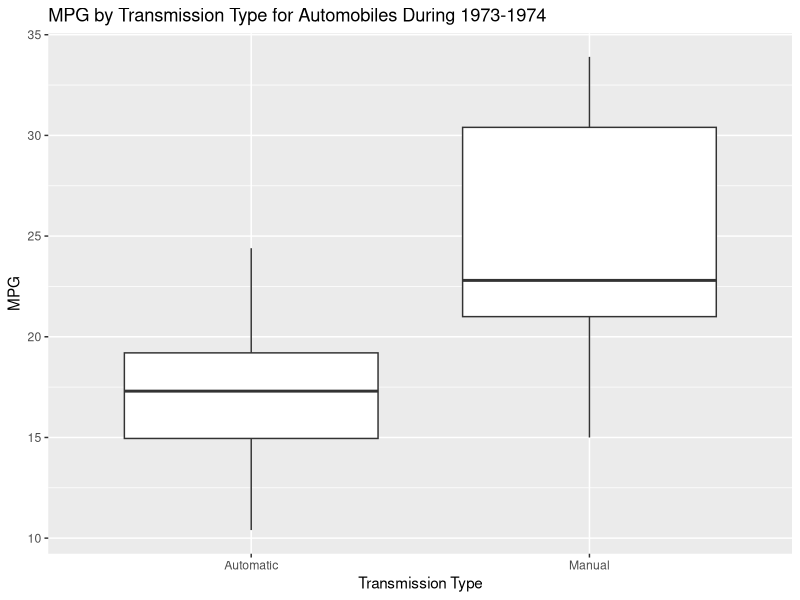
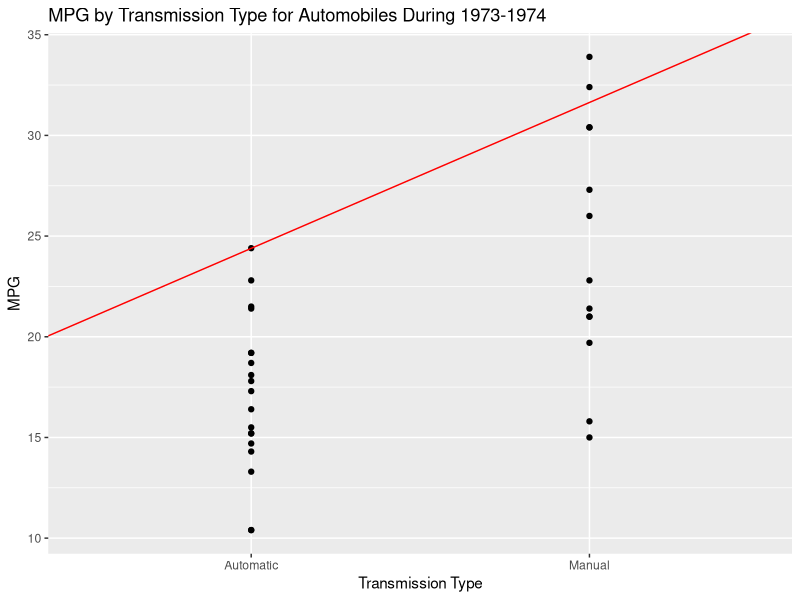
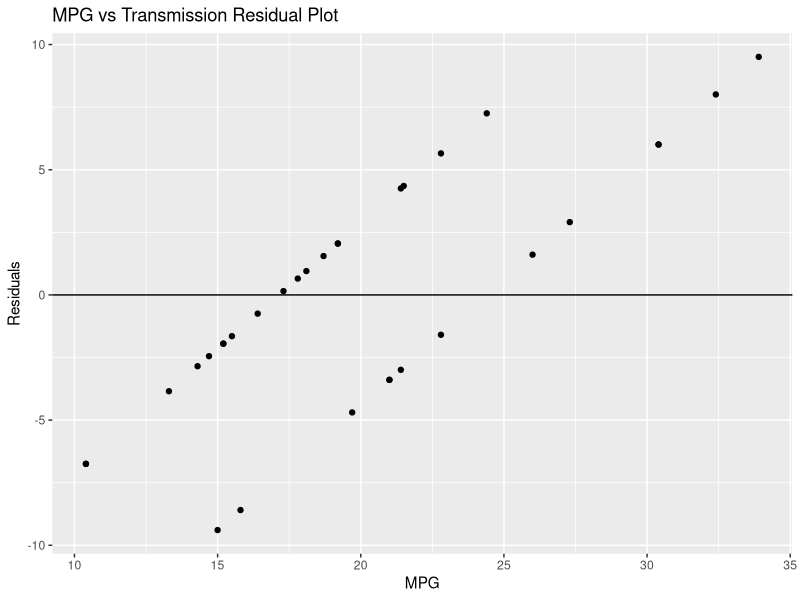
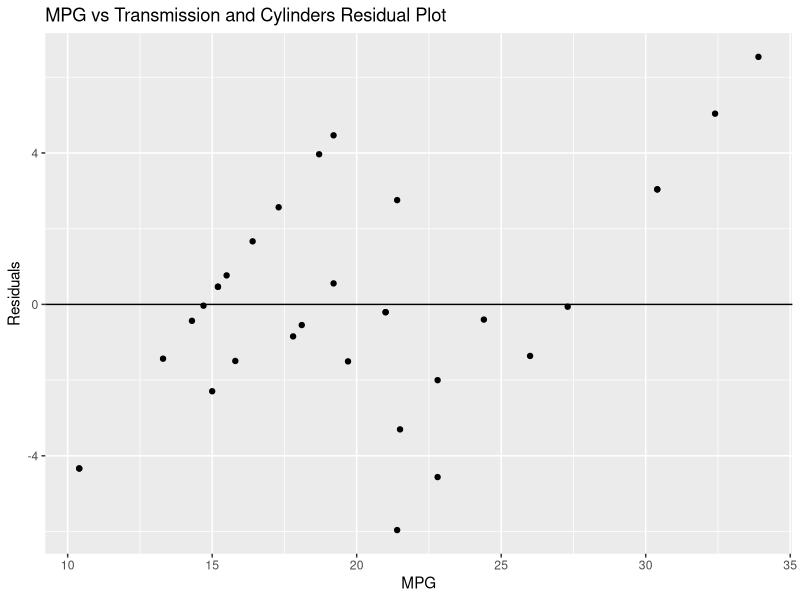
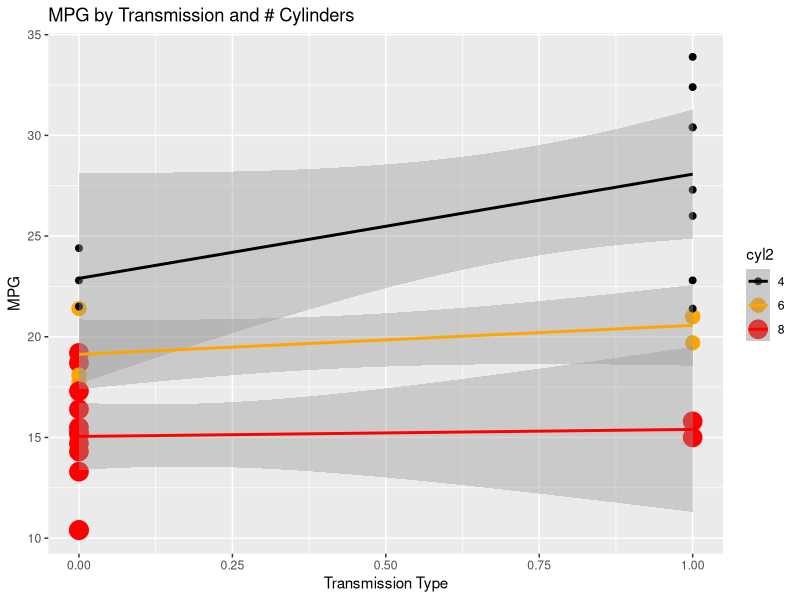

Source code (R) for these figures, in order:
## ---- chunk 1
## Including the required R packages.
packages <- c("ggplot2", "ggthemes", "reshape2")
if (length(setdiff(packages, rownames(installed.packages()))) > 0) {
  install.packages(setdiff(packages, rownames(installed.packages())))  
}
# 
library(ggplot2)
library(reshape2)
library(ggthemes)

# Include the mtcars dataset.
data(mtcars)
## ---- chunk 2
head(mtcars)
## ---- chunk 3
# Create factors for key columns.
mtcars$am2 <- factor(mtcars$am)
levels(mtcars$am2) <- c('Automatic', 'Manual')
mtcars$cyl2 <- factor(mtcars$cyl)

# Re-display data.
head(mtcars)
## ---- chunk 4
# Display the mpg vs am data as a boxplot.
g <- ggplot(mtcars, aes(x = am2, y = mpg))
g <- g + geom_boxplot()
g <- g + ggtitle('MPG by Transmission Type for Automobiles During 1973-1974')
g <- g + xlab('Transmission Type')
g <- g + ylab('MPG')
## ---- chunk 5
# Create a linear model for mpg (outcome) and am (predictor).
fit <- lm(mpg ~ am, mtcars)

# Display the mpg vs am data.
g <- ggplot(mtcars, aes(x = am2, y = mpg))
g <- g + geom_point()
g <- g + geom_abline(intercept = coef(fit)[1], slope = coef(fit)[2], colour = 'red')
g <- g + ggtitle('MPG by Transmission Type for Automobiles During 1973-1974')
g <- g + xlab('Transmission Type')
g <- g + ylab('MPG')
## ---- chunk 6
coef(summary(fit))
## ---- chunk 7
anova(fit)
## ---- chunk 8
anova(lm(mpg ~ ., mtcars))
## ---- chunk 9
res <- resid(fit)

g <- ggplot(mtcars, aes(x = mpg, y = res))
g <- g + geom_point()
g <- g + geom_abline(aes(intercept = 0, slope = 0))
g <- g + ggtitle('MPG vs Transmission Residual Plot')
g <- g + xlab('MPG')
g <- g + ylab('Residuals')
## ---- chunk 10
# Create a linear model for mpg (outcome) and am (predictor).
fit2 <- lm(mpg ~ am + cyl2, mtcars)

res <- resid(fit2)

g <- ggplot(mtcars, aes(x = mpg, y = res))
g <- g + geom_point()
g <- g + geom_abline(aes(intercept = 0, slope = 0))
g <- g + ggtitle('MPG vs Transmission and Cylinders Residual Plot')
g <- g + xlab('MPG')
g <- g + ylab('Residuals')
## ---- chunk 11
# Display the mpg vs am data.
g <- ggplot(mtcars, aes(x = am, y = mpg))
g <- g + geom_point(aes(color = cyl2, size = cyl2))
g <- g + geom_smooth(aes(color=cyl2), method = "lm", se = TRUE)
g <- g + scale_color_manual(values = c("black", "orange", "red"))
g <- g + ggtitle('MPG by Transmission Type for Automobiles During 1973-1974')
g <- g + xlab('Transmission Type')
g <- g + ylab('MPG')
## ---- chunk 12
# Display the mpg vs am data as a boxplot.
g <- ggplot(mtcars, aes(x = am2, y = mpg))
g <- g + geom_boxplot()
g <- g + ggtitle('MPG by Transmission Type for Automobiles During 1973-1974')
g <- g + xlab('Transmission Type')
g <- g + ylab('MPG')

print(g)
## ---- chunk 13
# Display the mpg vs am data.
g <- ggplot(mtcars, aes(x = am2, y = mpg))
g <- g + geom_point()
g <- g + geom_abline(intercept = coef(fit)[1], slope = coef(fit)[2], colour = 'red')
g <- g + ggtitle('MPG by Transmission Type for Automobiles During 1973-1974')
g <- g + xlab('Transmission Type')
g <- g + ylab('MPG')

print(g)
## ---- chunk 14
# Create a linear model for mpg (outcome) and am (predictor).
fit2 <- lm(mpg ~ am + cyl2, mtcars)

res1 <- resid(fit)
res2 <- resid(fit2)

g <- ggplot(mtcars, aes(x = mpg, y = res1))
g <- g + geom_point()
g <- g + geom_abline(aes(intercept = 0, slope = 0))
g <- g + ggtitle('MPG vs Transmission Residual Plot')
g <- g + xlab('MPG')
g <- g + ylab('Residuals')

print(g)
## ---- chunk 15
# Create a linear model for mpg (outcome) and am (predictor).
fit2 <- lm(mpg ~ am + cyl2, mtcars)

res <- resid(fit2)

g <- ggplot(mtcars, aes(x = mpg, y = res))
g <- g + geom_point()
g <- g + geom_abline(aes(intercept = 0, slope = 0))
g <- g + ggtitle('MPG vs Transmission and Cylinders Residual Plot')
g <- g + xlab('MPG')
g <- g + ylab('Residuals')

print(g)
## ---- chunk 16
# Display the mpg vs am data.
g <- ggplot(mtcars, aes(x = am, y = mpg))
g <- g + geom_point(aes(color = cyl2, size = cyl2))
g <- g + geom_smooth(aes(color=cyl2), method = "lm", se = TRUE)
g <- g + scale_color_manual(values = c("black", "orange", "red"))
g <- g + ggtitle('MPG by Transmission and # Cylinders')
g <- g + xlab('Transmission Type')
g <- g + ylab('MPG')

print(g)
